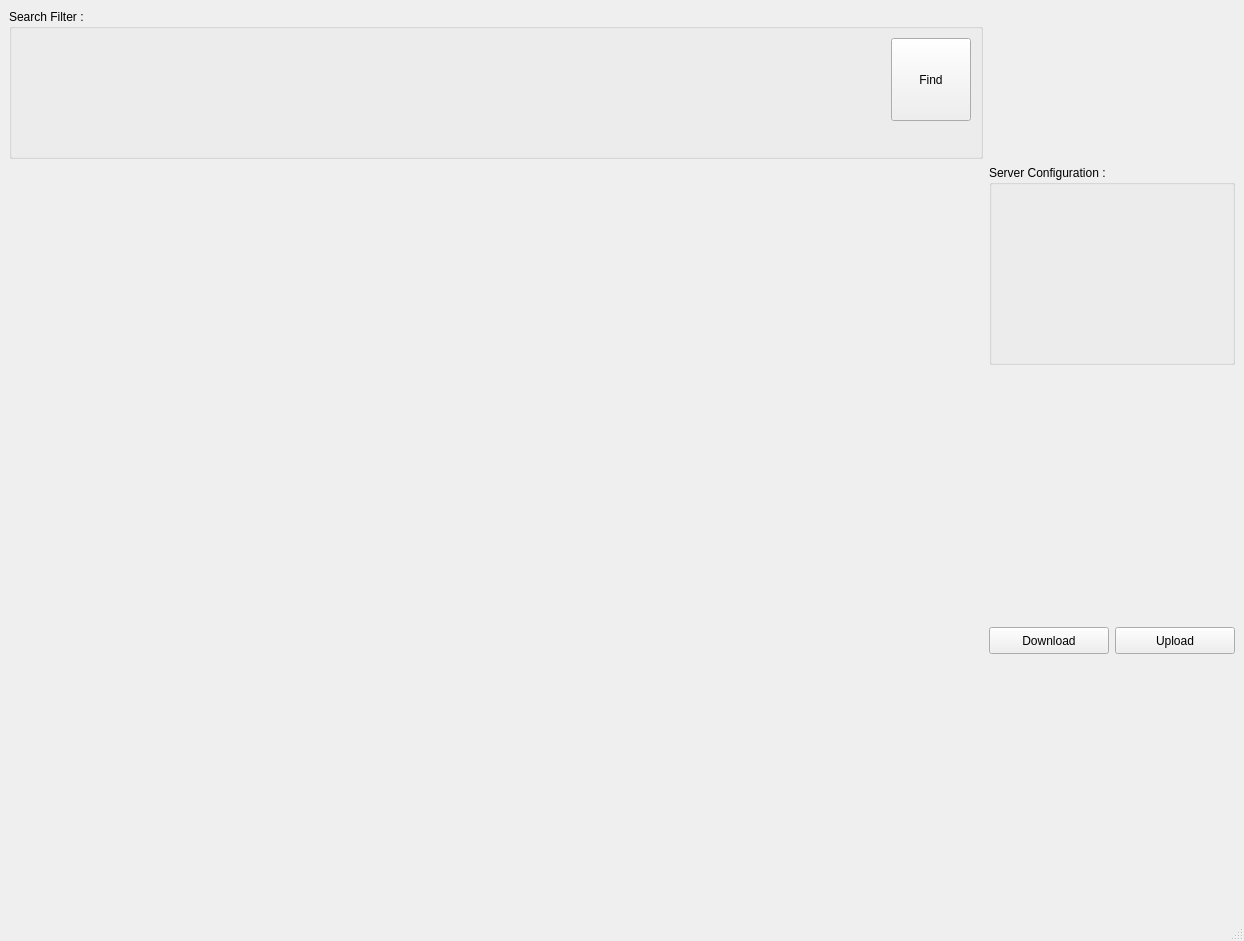
<?xml version="1.0" encoding="UTF-8"?>
<ui version="4.0">
 <class>Demo</class>
 <widget class="QMainWindow" name="Demo">
  <property name="geometry">
   <rect>
    <x>0</x>
    <y>0</y>
    <width>1244</width>
    <height>941</height>
   </rect>
  </property>
  <property name="windowTitle">
   <string>QtShanoir-demo</string>
  </property>
  <widget class="QWidget" name="centralwidget">
   <property name="sizePolicy">
    <sizepolicy hsizetype="Fixed" vsizetype="Fixed">
     <horstretch>2</horstretch>
     <verstretch>2</verstretch>
    </sizepolicy>
   </property>
   <property name="sizeIncrement">
    <size>
     <width>2</width>
     <height>2</height>
    </size>
   </property>
   <property name="layoutDirection">
    <enum>Qt::LeftToRight</enum>
   </property>
   <layout class="QGridLayout" name="gridLayout">
    <item row="0" column="0">
     <layout class="QGridLayout" name="gridLayout_2" rowstretch="1,0,0" columnstretch="4,1" rowminimumheight="0,0,0">
      <property name="sizeConstraint">
       <enum>QLayout::SetMaximumSize</enum>
      </property>
      <item row="2" column="0">
       <widget class="QtShanoirTreeWidget" name="treeWidget" native="true">
        <property name="sizePolicy">
         <sizepolicy hsizetype="Expanding" vsizetype="Expanding">
          <horstretch>2</horstretch>
          <verstretch>2</verstretch>
         </sizepolicy>
        </property>
        <property name="minimumSize">
         <size>
          <width>200</width>
          <height>200</height>
         </size>
        </property>
        <property name="sizeIncrement">
         <size>
          <width>2</width>
          <height>2</height>
         </size>
        </property>
       </widget>
      </item>
      <item row="2" column="1">
       <layout class="QGridLayout" name="gridLayout_3">
        <item row="3" column="0">
         <widget class="QtShanoirDownloadWidget" name="downloadWidget" native="true">
          <property name="minimumSize">
           <size>
            <width>0</width>
            <height>71</height>
           </size>
          </property>
          <property name="maximumSize">
           <size>
            <width>235</width>
            <height>16777215</height>
           </size>
          </property>
         </widget>
        </item>
        <item row="1" column="0">
         <widget class="QtShanoirDetailsWidget" name="detailsWidget" native="true">
          <property name="sizePolicy">
           <sizepolicy hsizetype="Preferred" vsizetype="Preferred">
            <horstretch>0</horstretch>
            <verstretch>0</verstretch>
           </sizepolicy>
          </property>
          <property name="minimumSize">
           <size>
            <width>0</width>
            <height>71</height>
           </size>
          </property>
         </widget>
        </item>
        <item row="0" column="0">
         <widget class="QGroupBox" name="groupBox">
          <property name="sizePolicy">
           <sizepolicy hsizetype="Expanding" vsizetype="Fixed">
            <horstretch>1</horstretch>
            <verstretch>0</verstretch>
           </sizepolicy>
          </property>
          <property name="minimumSize">
           <size>
            <width>0</width>
            <height>200</height>
           </size>
          </property>
          <property name="title">
           <string>Server Configuration :</string>
          </property>
          <layout class="QGridLayout" name="gridLayout_5">
           <item row="0" column="0">
            <widget class="QtShanoirSettingsWidget" name="settingsWidget" native="true">
             <property name="sizePolicy">
              <sizepolicy hsizetype="MinimumExpanding" vsizetype="Preferred">
               <horstretch>0</horstretch>
               <verstretch>0</verstretch>
              </sizepolicy>
             </property>
             <property name="minimumSize">
              <size>
               <width>222</width>
               <height>114</height>
              </size>
             </property>
             <property name="maximumSize">
              <size>
               <width>350</width>
               <height>152</height>
              </size>
             </property>
             <property name="font">
              <font>
               <pointsize>9</pointsize>
              </font>
             </property>
            </widget>
           </item>
          </layout>
         </widget>
        </item>
        <item row="2" column="0">
         <layout class="QHBoxLayout" name="horizontalLayout">
          <item>
           <widget class="QPushButton" name="downloadButton">
            <property name="maximumSize">
             <size>
              <width>350</width>
              <height>27</height>
             </size>
            </property>
            <property name="text">
             <string>Download</string>
            </property>
           </widget>
          </item>
          <item>
           <widget class="QPushButton" name="uploadButton">
            <property name="maximumSize">
             <size>
              <width>350</width>
              <height>27</height>
             </size>
            </property>
            <property name="text">
             <string>Upload</string>
            </property>
           </widget>
          </item>
         </layout>
        </item>
       </layout>
      </item>
      <item row="0" column="0">
       <widget class="QGroupBox" name="SearchFilterBox">
        <property name="sizePolicy">
         <sizepolicy hsizetype="Expanding" vsizetype="Preferred">
          <horstretch>1</horstretch>
          <verstretch>0</verstretch>
         </sizepolicy>
        </property>
        <property name="minimumSize">
         <size>
          <width>200</width>
          <height>150</height>
         </size>
        </property>
        <property name="maximumSize">
         <size>
          <width>16777215</width>
          <height>150</height>
         </size>
        </property>
        <property name="sizeIncrement">
         <size>
          <width>1</width>
          <height>1</height>
         </size>
        </property>
        <property name="layoutDirection">
         <enum>Qt::LeftToRight</enum>
        </property>
        <property name="title">
         <string>Search Filter :</string>
        </property>
        <layout class="QGridLayout" name="gridLayout_4">
         <item row="0" column="0">
          <widget class="QtShanoirSearchWidget" name="searchWidget" native="true">
           <property name="sizePolicy">
            <sizepolicy hsizetype="Expanding" vsizetype="Expanding">
             <horstretch>4</horstretch>
             <verstretch>4</verstretch>
            </sizepolicy>
           </property>
           <property name="minimumSize">
            <size>
             <width>500</width>
             <height>71</height>
            </size>
           </property>
           <property name="maximumSize">
            <size>
             <width>16777215</width>
             <height>71</height>
            </size>
           </property>
           <property name="sizeIncrement">
            <size>
             <width>0</width>
             <height>0</height>
            </size>
           </property>
           <property name="baseSize">
            <size>
             <width>0</width>
             <height>0</height>
            </size>
           </property>
          </widget>
         </item>
         <item row="1" column="0">
          <widget class="QtShanoirErrorWidget" name="errorWidget" native="true">
           <property name="minimumSize">
            <size>
             <width>0</width>
             <height>20</height>
            </size>
           </property>
           <property name="maximumSize">
            <size>
             <width>16777215</width>
             <height>31</height>
            </size>
           </property>
          </widget>
         </item>
         <item row="0" column="1">
          <widget class="QPushButton" name="findButton">
           <property name="sizePolicy">
            <sizepolicy hsizetype="Fixed" vsizetype="Expanding">
             <horstretch>0</horstretch>
             <verstretch>0</verstretch>
            </sizepolicy>
           </property>
           <property name="minimumSize">
            <size>
             <width>67</width>
             <height>27</height>
            </size>
           </property>
           <property name="maximumSize">
            <size>
             <width>10000</width>
             <height>10000</height>
            </size>
           </property>
           <property name="text">
            <string>Find</string>
           </property>
           <property name="icon">
            <iconset>
             <normaloff>:/Images/search.22x22.png</normaloff>:/Images/search.22x22.png</iconset>
           </property>
          </widget>
         </item>
        </layout>
       </widget>
      </item>
     </layout>
    </item>
   </layout>
  </widget>
  <widget class="QMenuBar" name="menubar">
   <property name="geometry">
    <rect>
     <x>0</x>
     <y>0</y>
     <width>1244</width>
     <height>21</height>
    </rect>
   </property>
  </widget>
  <widget class="QStatusBar" name="statusbar"/>
 </widget>
 <customwidgets>
  <customwidget>
   <class>QtShanoirTreeWidget</class>
   <extends>QWidget</extends>
   <header location="global">qtshanoirtreewidget.h</header>
   <container>1</container>
  </customwidget>
  <customwidget>
   <class>QtShanoirSettingsWidget</class>
   <extends>QWidget</extends>
   <header location="global">qtshanoirsettingswidget.h</header>
   <container>1</container>
  </customwidget>
  <customwidget>
   <class>QtShanoirDetailsWidget</class>
   <extends>QWidget</extends>
   <header location="global">qtshanoirdetailswidget.h</header>
   <container>1</container>
  </customwidget>
  <customwidget>
   <class>QtShanoirSearchWidget</class>
   <extends>QWidget</extends>
   <header location="global">qtshanoirsearchwidget.h</header>
   <container>1</container>
  </customwidget>
  <customwidget>
   <class>QtShanoirDownloadWidget</class>
   <extends>QWidget</extends>
   <header>qtshanoirdownloadwidget.h</header>
  </customwidget>
  <customwidget>
   <class>QtShanoirErrorWidget</class>
   <extends>QWidget</extends>
   <header>qtshanoirerrorwidget.h</header>
  </customwidget>
 </customwidgets>
 <resources/>
 <connections/>
</ui>
